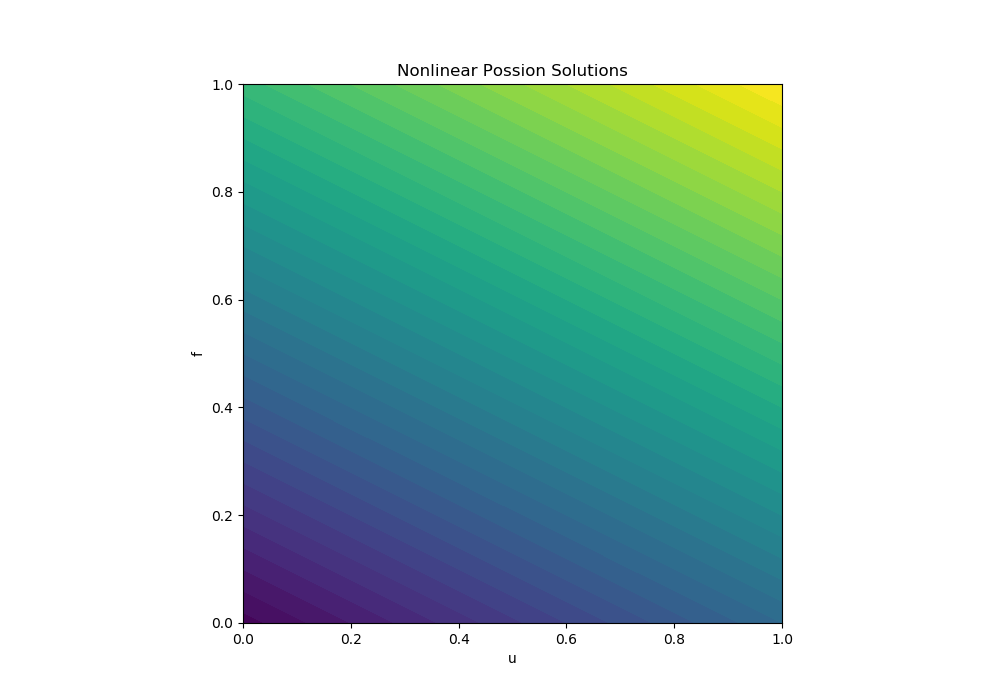

Generate this figure with Python:
"""
FEniCS tutorial demo program: Nonlinear Poisson equation.
  -div(q(u)*grad(u)) = f   in the unit square.
                   u = u_D on the boundary.
"""

#from __future__ import print_function

# Warning: from fenics import * will import both `sym` and
# `q` from FEniCS. We therefore import FEniCS first and then
# overwrite these objects.
from fenics import *
import matplotlib.pyplot as plt

def q(u):
    "Return nonlinear coefficient"
    return 1 + u**2

# Use SymPy to compute f from the manufactured solution u
import sympy as sym
x, y = sym.symbols('x[0], x[1]')
u = 1 + x + 2*y
f = - sym.diff(q(u)*sym.diff(u, x), x) - sym.diff(q(u)*sym.diff(u, y), y)
f = sym.simplify(f)
u_code = sym.printing.ccode(u)
f_code = sym.printing.ccode(f)
print('u =', u_code)
print('f =', f_code)

# Create mesh and define function space
mesh = UnitSquareMesh(8, 8)
V = FunctionSpace(mesh, 'P', 1)

# Define boundary condition
u_D = Expression(u_code, degree=2)

def boundary(x, on_boundary):
    return on_boundary

bc = DirichletBC(V, u_D, boundary)

# Define variational problem
u = Function(V)  # Note: not TrialFunction!
v = TestFunction(V)
f = Expression(f_code, degree=2)
F = q(u)*dot(grad(u), grad(v))*dx - f*v*dx

# Compute solution
solve(F == 0, u, bc)

# Plot solution
fig = plt.figure(figsize = (10,7), dpi = 100)
plot(u)
plt.title('Nonlinear Possion Solutions')
plt.xlabel('u')
plt.ylabel('f')
#plt.legend()
plt.savefig('nonlinearpossion.png')
# Compute maximum error at vertices. This computation illustrates
# an alternative to using compute_vertex_values as in poisson.py.
#u_e = interpolate(u_D, V)
#import numpy as np
#error_max = np.abs(u_e.vector().array() - u.vector().array()).max()
#print('error_max = ', error_max)

# Hold plot
#interactive()
